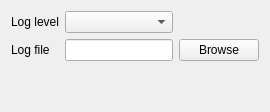
     <widget class="QWidget" name="tabLogging">
      <attribute name="title">
       <string>Logging</string>
      </attribute>
      <layout class="QGridLayout" name="gridLayout_Logging">
       <property name="sizeConstraint">
        <enum>QLayout::SetMinimumSize</enum>
       </property>
       <item row="0" column="0">
        <widget class="QLabel" name="label">
         <property name="text">
          <string>Log level</string>
         </property>
        </widget>
       </item>
       <item row="1" column="1">
        <widget class="QLineEdit" name="logFileName"/>
       </item>
       <item row="1" column="2">
        <widget class="QPushButton" name="setLogFile">
         <property name="text">
          <string>Browse</string>
         </property>
        </widget>
       </item>
       <item row="1" column="0">
        <widget class="QLabel" name="label_2">
         <property name="text">
          <string>Log file</string>
         </property>
        </widget>
       </item>
       <item row="0" column="1">
        <widget class="QComboBox" name="logLevel"/>
       </item>
       <item row="2" column="0" colspan="3">
        <spacer name="verticalSpacer">
         <property name="orientation">
          <enum>Qt::Vertical</enum>
         </property>
         <property name="sizeHint" stdset="0">
          <size>
           <width>20</width>
           <height>40</height>
          </size>
         </property>
        </spacer>
       </item>
      </layout>
     </widget>
